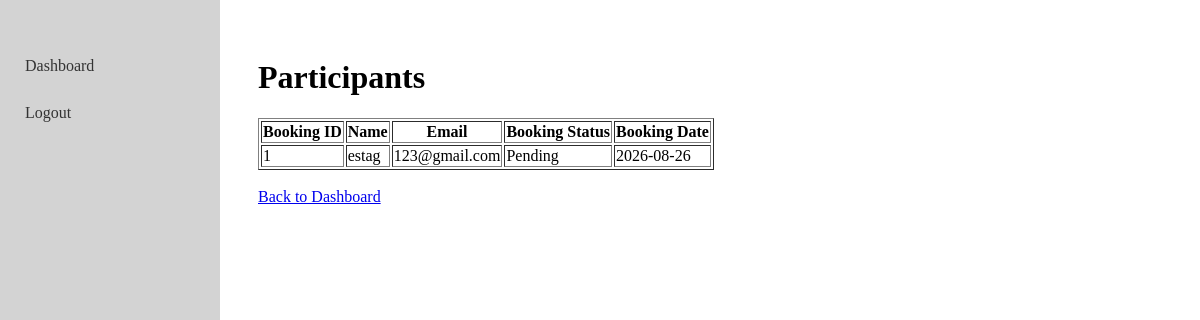
Screenshot of /staff/trek/3/participants (signed in) with the database file from the repository.
### tables this page shows
CREATE TABLE Booking (
        booking_id INTEGER PRIMARY KEY AUTOINCREMENT,
        user_id INTEGER NOT NULL,
        trek_id INTEGER NOT NULL,
        booking_status TEXT NOT NULL DEFAULT 'Pending',
        booking_date TEXT,
        payment_status TEXT NOT NULL DEFAULT 'Pending',
        FOREIGN KEY (user_id) REFERENCES User(user_id),
        FOREIGN KEY (trek_id) REFERENCES Trek(trek_id)
    );

CREATE TABLE User (
        user_id INTEGER PRIMARY KEY AUTOINCREMENT,
        name TEXT NOT NULL,
        email TEXT NOT NULL UNIQUE,
        password TEXT NOT NULL,
        role TEXT NOT NULL,
        account_status TEXT NOT NULL DEFAULT 'Active'
    );

### app.py (the view)
@app.route('/staff/trek/<int:trek_id>/participants')
def participants(trek_id):
    if not staff_required():
        return redirect('/login')
    db = get_db()
    staff = db.execute(
        'SELECT staff_id FROM StaffProfile WHERE user_id = ?',
        (session['user_id'],)
    ).fetchone()
    trek = db.execute(
        'SELECT * FROM Trek WHERE trek_id = ? AND staff_id = ?',
        (trek_id, staff['staff_id'])
    ).fetchone()
    if trek is None:
        return "You are not assigned to this trek"
    participants = db.execute("""
        SELECT
            User.user_id,
            User.name,
            User.email,
            Booking.booking_id,
            Booking.booking_status,
            Booking.booking_date
        FROM Booking
        JOIN User
        ON Booking.user_id = User.user_id
        WHERE Booking.trek_id = ?
    """, (trek_id,)).fetchall()
    return render_template(
        'participants.html',
        trek=trek,
        participants=participants
    )

### app.py (called while the page is built)
def get_db():
    db = getattr(g, '_database', None)
    if db is None:
        db = g._database = sqlite3.connect(DATABASE)
        db.row_factory = sqlite3.Row
    return db

@app.teardown_appcontext
def close_connection(exception):
    db = getattr(g, '_database', None)
    if db is not None:
        db.close()

def staff_required():
    if 'user_id' not in session or session.get('role') != 'Trek Staff':
        return False
    return True

### templates/participants.html (shortened to what this page needs)
{% extends "base.html" %}
{% block content %}
<h1>Participants</h1>
<table border="1">
    <tr>
        <th>Booking ID</th>
        <th>Name</th>
        <th>Email</th>
        <th>Booking Status</th>
        <th>Booking Date</th>
    </tr>
    {% for participant in participants %}
    <tr>
        <td>{{ participant['booking_id'] }}</td>
        <td>{{ participant['name'] }}</td>
        <td>{{ participant['email'] }}</td>
        <td>{{ participant['booking_status'] }}</td>
        <td>{{ participant['booking_date'] }}</td>
    </tr>
    {% endfor %}
</table>
<br>
<a href="/staff/dashboard">
    Back to Dashboard
</a>
{% endblock %}

### rows the page displays
Booking: booking_id "1", name "estag", email "123@gmail.com", booking_status "Pending", booking_date "2026-08-26"
